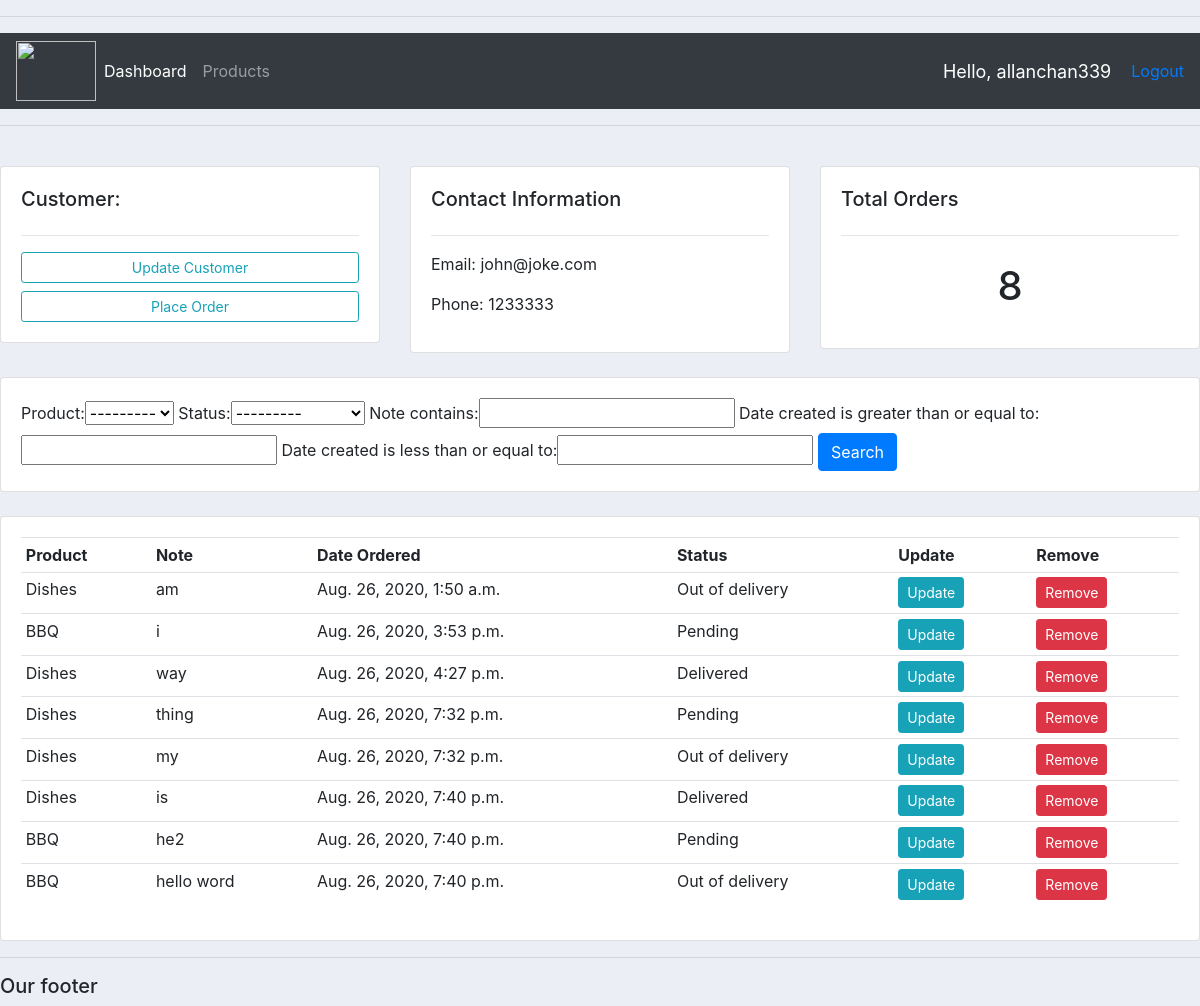
The app's page /customer/1/ (signed in) with its own data.
### accounts/models.py (models this page shows, shortened)
class Customer(models.Model):
    user = models.OneToOneField(User, blank = True, null = True, on_delete = models.CASCADE)
    name = models.CharField(max_length = 200, null = True)
    phone = models.CharField(max_length = 200, null = True)
    email = models.CharField(max_length = 200, null = True)
    profile_pic = models.ImageField(default = 'html-flat.png', null = True, blank = True)
    date_created = models.DateTimeField(auto_now_add = True)

class Order(models.Model):
    STATUS = (
            ('Pending', 'Pending'),
            ('Out of delivery', 'Out of delivery'),
            ('Delivered', 'Delivered')
            )
    customer = models.ForeignKey(Customer, null = True,
                                 on_delete = models.SET_NULL)  # on_delete is false, which means the
    product = models.ForeignKey(Product, null = True, on_delete = models.SET_NULL)
    status = models.CharField(max_length = 200, null = True, choices = STATUS)
    date_created = models.DateTimeField(auto_now_add = True, null = True)
    note = models.CharField(max_length = 1000, null = True)

class Product(models.Model):
    CATEGORY = (
            ('Indoor', 'Indoor'),
            ('Out Door', 'Out Door'),
            )
    name = models.CharField(max_length = 200, null = True)
    price = models.FloatField(null = True)
    category = models.CharField(max_length = 200, null = True, choices = CATEGORY)
    description = models.CharField(max_length = 200, null = True, blank = True)
    date_created = models.DateTimeField(auto_now_add = True, null = True)
    tags = models.ManyToManyField(Tag)
    def __str__(self):
        return self.name

### accounts/decorators.py (the view)
        def wrapper_func(request, *args, **kwargs):
            group = None
            if request.user.groups.exists():
                group = request.user.groups.all()[0].name
            if group in allowed_roles:
                return view_func(request, *args, **kwargs)
            else:
                return HttpResponse('You are not authorized to view this page')

### accounts/views.py (called while the page is built)
@login_required(login_url = 'login')
@allowed_users(allowed_roles = ['admin', ])
def customer(request, pk):
    customer = Customer.objects.get(id = pk)
    orders = customer.order_set.all()
    order_count = orders.count()
    myFilter = OrderFilter(request.GET, queryset = orders)
    orders = myFilter.qs
    context = {'customer': customer, 'orders': orders, 'order_count': order_count, 'myFilter': myFilter}
    return render(request, 'accounts/customer.html', context)

### templates/accounts/customer.html
{%  extends 'accounts/main.html' %}
{% block content %}
    <br>
    <div class="row">
        <div class="col-md">
            <div class="card card-body">
                <h5>Customer:</h5>
                <hr>
                <a class="btn btn-outline-info  btn-sm btn-block" href="">Update Customer</a>
                <a class="btn btn-outline-info  btn-sm btn-block" href="{% url 'create_order' customer.id %}">Place Order</a>
            </div>
        </div>
        <div class="col-md">
            <div class="card card-body">
                <h5>Contact Information</h5>
                <hr>
                <p>Email: {{ customer.email }}</p>
                <p>Phone: {{ customer.phone }}</p>
            </div>
        </div>
        <div class="col-md">
            <div class="card card-body">
                <h5>Total Orders</h5>
                <hr>
                <h1 style="text-align: center;padding: 10px"> {{ order_count }}</h1>
            </div>
        </div>
    </div>
    <br>
    <div class="row">
        <div class="col">
            <div class="card card-body">
                <form method="get">
                    {{ myFilter.form }}
                    <button class="btn btn-primary" type="submit">Search</button>
                </form>
            </div>
        </div>
    </div>
    <br>
    <div class="row">
        <div class="col-md">
            <div class="card card-body">
                <table class="table table-sm">
                    <tr>
                        <th>Product</th>
                        <th>Note</th>
                        <th>Date Ordered</th>
                        <th>Status</th>
                        <th>Update</th>
                        <th>Remove</th>
                    </tr>
                    {% for order in orders %}
                        <tr>
                        <td>{{ order.product.name }}</td>
                        <td>{{ order.note }}</td>
                        <td>{{ order.date_created }}</td>
                        <td>{{ order.status }}</td>
                        <td><a class="btn btn-sm btn-info" href="{% url 'update_order' order.id %}">Update</a></td>
                        <td><a class="btn btn-sm btn-danger" href="{% url 'delete_order' order.id %}">Remove</a></td>
                        </tr>
                    {% endfor %}
                </table>
            </div>
        </div>
    </div>
{% endblock %}

### templates/accounts/navbar.html (shortened to what this page needs)
{% load static %}
<nav class="navbar navbar-expand-lg navbar-dark bg-dark">
    <img src="{% static 'images/logo.png' %}" alt="" height="60" width="80">
    <div class="collapse navbar-collapse" id="navbarNav">
        <ul class="navbar-nav">
            {% if request.user.is_staff %}
                <li class="nav-item active">
                    <a class="nav-link" href="{% url 'home' %}">Dashboard</a>
                </li>
                <li class="nav-item">
                <a class="nav-link" href="{% url 'products'%}">Products</a>
                </li>
            {% endif %}
        </ul>
    </div>
    <span id="hello-msg">Hello, {{ request.user }}</span>
    <span><a href="{% url 'logout' %}">Logout</a></span>
</nav>

### static/css/main.css (style rules this page uses)
body { background-color: #ebeff5; }

### templates/accounts/navbar.html (style rules this page uses)
#hello-msg { font-size: 18px; color: white; margin-right: 20px; }

### records on screen
Customer: email "john@joke.com", phone "1233333"
Order: product.name "Dishes", note "am", date_created "Aug. 26, 2020, 1:50 a.m.", status "Out of delivery"
Order: product.name "BBQ", note "i", date_created "Aug. 26, 2020, 3:53 p.m.", status "Pending"
Order: product.name "Dishes", note "way", date_created "Aug. 26, 2020, 4:27 p.m.", status "Delivered"
Order: product.name "Dishes", note "thing", date_created "Aug. 26, 2020, 7:32 p.m.", status "Pending"
Order: product.name "Dishes", note "my", date_created "Aug. 26, 2020, 7:32 p.m.", status "Out of delivery"
Order: product.name "Dishes", note "is", date_created "Aug. 26, 2020, 7:40 p.m.", status "Delivered"
Order: product.name "BBQ", note "he2", date_created "Aug. 26, 2020, 7:40 p.m.", status "Pending"
Order: product.name "BBQ", note "hello word", date_created "Aug. 26, 2020, 7:40 p.m.", status "Out of delivery"

### other values on screen
{{ request.user }} "allanchan339"
{{ order_count }} "8"
